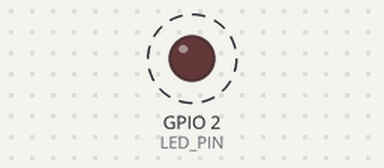
The program below on a simulated ESP32. Parts: output pins drawn as LEDs (lit = HIGH). Dashed ring = blinking. What the program prints to the serial monitor is not drawn.

Above: at 0.2 s.
Timing chart, 0 to 3.0 s (numbered marks = the images above):
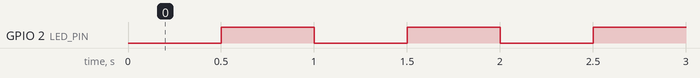

The program:

main.cpp
```cpp
#include <Arduino.h>

#define LED_PIN 2

const unsigned long INTERVAL = 500;

bool ledState = LOW;
unsigned long previousMillis = 0;

void setup() {
    pinMode(LED_PIN, OUTPUT);

    Serial.begin(115200);

    digitalWrite(LED_PIN, LOW);
}

void loop() {
    unsigned long currentMillis = millis();

    if (currentMillis - previousMillis >= INTERVAL) {
        previousMillis = currentMillis;

        ledState = !ledState;
        digitalWrite(LED_PIN, ledState);

        Serial.print("millis = ");
        Serial.print(currentMillis);
        Serial.print(" ms | LED = ");
        Serial.println(ledState ? "ON" : "OFF");
    }
}
```

Measured:
- by itself, GPIO 2 (LED_PIN): alternates HIGH for 0.50 s and LOW for 0.50 s
